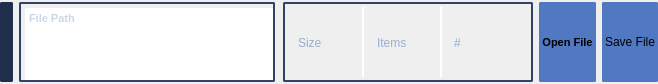
     <widget class="QFrame" name="TopFrame">
      <property name="sizePolicy">
       <sizepolicy hsizetype="Minimum" vsizetype="Minimum">
        <horstretch>0</horstretch>
        <verstretch>0</verstretch>
       </sizepolicy>
      </property>
      <property name="maximumSize">
       <size>
        <width>16777215</width>
        <height>37</height>
       </size>
      </property>
      <property name="styleSheet">
       <string notr="true">border: 0px solid white;
border-radius: 2px;
border-color: rgb(49, 68, 101);</string>
      </property>
      <property name="frameShape">
       <enum>QFrame::StyledPanel</enum>
      </property>
      <property name="frameShadow">
       <enum>QFrame::Raised</enum>
      </property>
      <layout class="QHBoxLayout" name="horizontalLayout">
       <property name="leftMargin">
        <number>0</number>
       </property>
       <property name="topMargin">
        <number>2</number>
       </property>
       <property name="rightMargin">
        <number>0</number>
       </property>
       <property name="bottomMargin">
        <number>2</number>
       </property>
       <item>
        <widget class="QLabel" name="label">
         <property name="sizePolicy">
          <sizepolicy hsizetype="Maximum" vsizetype="Preferred">
           <horstretch>0</horstretch>
           <verstretch>0</verstretch>
          </sizepolicy>
         </property>
         <property name="maximumSize">
          <size>
           <width>40</width>
           <height>16777215</height>
          </size>
         </property>
         <property name="styleSheet">
          <string notr="true">QLabel {
	border: 3px solid white;
	border-radius: 2px;
	border-color: rgb(31, 46, 74);
	background-color: rgb(31, 46, 74);
}
</string>
         </property>
         <property name="text">
          <string/>
         </property>
         <property name="pixmap">
          <pixmap resource="Resources.qrc">:/graphics/icon-stack.png</pixmap>
         </property>
         <property name="scaledContents">
          <bool>true</bool>
         </property>
        </widget>
       </item>
       <item>
        <widget class="QTextBrowser" name="Label_Top_Path">
         <property name="font">
          <font>
           <family>Segoe UI</family>
           <pointsize>8</pointsize>
           <italic>false</italic>
           <bold>true</bold>
           <kerning>true</kerning>
          </font>
         </property>
         <property name="styleSheet">
          <string notr="true">padding-top: 4px;
padding-left: 4px;
border: 2px solid white;
color: rgb(153, 174, 208);
border-radius: 2px;
border-color: rgb(49, 68, 101);</string>
         </property>
         <property name="html">
          <string>&lt;!DOCTYPE HTML PUBLIC &quot;-//W3C//DTD HTML 4.0//EN&quot; &quot;http://www.w3.org/TR/REC-html40/strict.dtd&quot;&gt;
&lt;html&gt;&lt;head&gt;&lt;meta name=&quot;qrichtext&quot; content=&quot;1&quot; /&gt;&lt;meta charset=&quot;utf-8&quot; /&gt;&lt;style type=&quot;text/css&quot;&gt;
p, li { white-space: pre-wrap; }
hr { height: 1px; border-width: 0; }
li.unchecked::marker { content: &quot;\2610&quot;; }
li.checked::marker { content: &quot;\2612&quot;; }
&lt;/style&gt;&lt;/head&gt;&lt;body style=&quot; font-family:'Segoe UI'; font-size:8pt; font-weight:700; font-style:normal;&quot;&gt;
&lt;p style=&quot;-qt-paragraph-type:empty; margin-top:0px; margin-bottom:0px; margin-left:0px; margin-right:0px; -qt-block-indent:0; text-indent:0px; font-family:'Microsoft New Tai Lue','Microsoft JhengHei UI'; font-size:9pt; font-weight:400;&quot;&gt;&lt;br /&gt;&lt;/p&gt;&lt;/body&gt;&lt;/html&gt;</string>
         </property>
         <property name="overwriteMode">
          <bool>false</bool>
         </property>
         <property name="placeholderText">
          <string>File Path</string>
         </property>
        </widget>
       </item>
       <item>
        <spacer name="horizontalSpacer">
         <property name="orientation">
          <enum>Qt::Horizontal</enum>
         </property>
         <property name="sizeType">
          <enum>QSizePolicy::Maximum</enum>
         </property>
         <property name="sizeHint" stdset="0">
          <size>
           <width>2</width>
           <height>19</height>
          </size>
         </property>
        </spacer>
       </item>
       <item>
        <widget class="QFrame" name="frame_5">
         <property name="sizePolicy">
          <sizepolicy hsizetype="Expanding" vsizetype="Preferred">
           <horstretch>0</horstretch>
           <verstretch>0</verstretch>
          </sizepolicy>
         </property>
         <property name="minimumSize">
          <size>
           <width>250</width>
           <height>0</height>
          </size>
         </property>
         <property name="styleSheet">
          <string notr="true">
QFrame {
padding-top: 2px;
padding-left: 1px;
border: 2px solid white;
color: rgb(153, 174, 208);
border-radius: 2px;
border-color: rgb(49, 68, 101);
}
QLabel {
border: 0px solid white;
border-right: 2px solid white;
color: rgb(153, 174, 208);
border-radius: 0px;
border-color: rgba(49, 68, 101,0);
border-right-color: rgba(255, 255, 255,255);
}</string>
         </property>
         <property name="frameShape">
          <enum>QFrame::StyledPanel</enum>
         </property>
         <property name="frameShadow">
          <enum>QFrame::Raised</enum>
         </property>
         <layout class="QGridLayout" name="gridLayout_6">
          <property name="leftMargin">
           <number>0</number>
          </property>
          <property name="topMargin">
           <number>1</number>
          </property>
          <property name="rightMargin">
           <number>0</number>
          </property>
          <property name="bottomMargin">
           <number>3</number>
          </property>
          <property name="spacing">
           <number>0</number>
          </property>
          <item row="0" column="0">
           <widget class="QLabel" name="topStat_size">
            <property name="sizePolicy">
             <sizepolicy hsizetype="Minimum" vsizetype="Preferred">
              <horstretch>0</horstretch>
              <verstretch>0</verstretch>
             </sizepolicy>
            </property>
            <property name="minimumSize">
             <size>
              <width>70</width>
              <height>0</height>
             </size>
            </property>
            <property name="maximumSize">
             <size>
              <width>70</width>
              <height>16777215</height>
             </size>
            </property>
            <property name="styleSheet">
             <string notr="true">padding-right: 4px;</string>
            </property>
            <property name="text">
             <string>Size</string>
            </property>
            <property name="scaledContents">
             <bool>false</bool>
            </property>
            <property name="alignment">
             <set>Qt::AlignLeading|Qt::AlignLeft|Qt::AlignVCenter</set>
            </property>
            <property name="wordWrap">
             <bool>false</bool>
            </property>
            <property name="margin">
             <number>1</number>
            </property>
           </widget>
          </item>
          <item row="0" column="1">
           <widget class="QLabel" name="topStat_items">
            <property name="sizePolicy">
             <sizepolicy hsizetype="Minimum" vsizetype="Preferred">
              <horstretch>0</horstretch>
              <verstretch>0</verstretch>
             </sizepolicy>
            </property>
            <property name="minimumSize">
             <size>
              <width>70</width>
              <height>0</height>
             </size>
            </property>
            <property name="maximumSize">
             <size>
              <width>70</width>
              <height>16777215</height>
             </size>
            </property>
            <property name="styleSheet">
             <string notr="true"/>
            </property>
            <property name="frameShape">
             <enum>QFrame::NoFrame</enum>
            </property>
            <property name="text">
             <string>Items</string>
            </property>
            <property name="alignment">
             <set>Qt::AlignLeading|Qt::AlignLeft|Qt::AlignVCenter</set>
            </property>
            <property name="indent">
             <number>4</number>
            </property>
           </widget>
          </item>
          <item row="0" column="3">
           <widget class="QLabel" name="topStat_info">
            <property name="sizePolicy">
             <sizepolicy hsizetype="Minimum" vsizetype="Preferred">
              <horstretch>0</horstretch>
              <verstretch>0</verstretch>
             </sizepolicy>
            </property>
            <property name="minimumSize">
             <size>
              <width>72</width>
              <height>0</height>
             </size>
            </property>
            <property name="maximumSize">
             <size>
              <width>72</width>
              <height>16777215</height>
             </size>
            </property>
            <property name="styleSheet">
             <string notr="true">QLabel {
border: 0px solid white;
border-right: 0px solid white;
color: rgb(153, 174, 208);
border-radius: 0px;
border-color: rgba(49, 68, 101,0);
border-right-color: rgba(255, 255, 255,255);
}</string>
            </property>
            <property name="text">
             <string>#</string>
            </property>
            <property name="alignment">
             <set>Qt::AlignLeading|Qt::AlignLeft|Qt::AlignVCenter</set>
            </property>
           </widget>
          </item>
         </layout>
        </widget>
       </item>
       <item>
        <widget class="QPushButton" name="Button_File_Open">
         <property name="sizePolicy">
          <sizepolicy hsizetype="Expanding" vsizetype="Expanding">
           <horstretch>0</horstretch>
           <verstretch>0</verstretch>
          </sizepolicy>
         </property>
         <property name="font">
          <font>
           <family>Microsoft JhengHei UI</family>
           <pointsize>8</pointsize>
           <italic>false</italic>
           <bold>true</bold>
           <strikeout>false</strikeout>
          </font>
         </property>
         <property name="styleSheet">
          <string notr="true">QPushButton{
	border: 3px solid white;
	border-radius: 2px;
	border-color: rgb(81, 121, 194);
	background-color: rgb(81, 121, 194);
}

QPushButton:hover{
	border-color: rgb(94, 143, 227);
	background-color: rgb(94, 143, 227);
}

QPushButton:Pressed{
	border: 3px solid white;
	border-radius: 2px;
	border-color: rgb(81, 121, 194);
	background-color: rgb(81, 121, 194);
}</string>
         </property>
         <property name="text">
          <string>Open File</string>
         </property>
        </widget>
       </item>
       <item>
        <widget class="QPushButton" name="SaveButton">
         <property name="sizePolicy">
          <sizepolicy hsizetype="Expanding" vsizetype="Expanding">
           <horstretch>0</horstretch>
           <verstretch>0</verstretch>
          </sizepolicy>
         </property>
         <property name="styleSheet">
          <string notr="true">QPushButton{
	border: 3px solid white;
	border-radius: 2px;
	border-color: rgb(81, 121, 194);
	background-color: rgb(81, 121, 194);
}

QPushButton:hover{
	border-color: rgb(94, 143, 227);
	background-color: rgb(94, 143, 227);
}

QPushButton:Pressed{
	border: 3px solid white;
	border-radius: 2px;
	border-color: rgb(81, 121, 194);
	background-color: rgb(81, 121, 194);
}</string>
         </property>
         <property name="text">
          <string>Save File</string>
         </property>
        </widget>
       </item>
      </layout>
     </widget>
